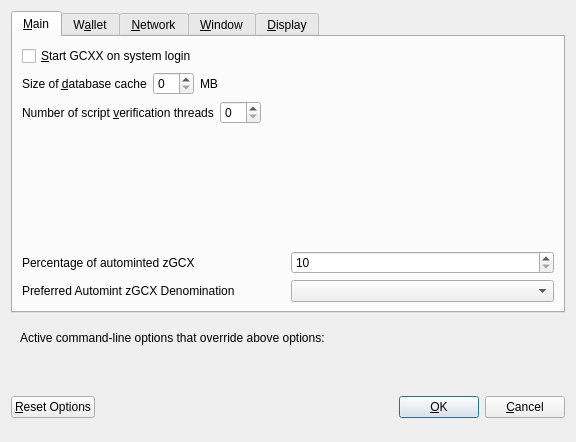
<?xml version="1.0" encoding="UTF-8"?>
<ui version="4.0">
 <class>OptionsDialog</class>
 <widget class="QDialog" name="OptionsDialog">
  <property name="geometry">
   <rect>
    <x>0</x>
    <y>0</y>
    <width>576</width>
    <height>442</height>
   </rect>
  </property>
  <property name="windowTitle">
   <string>Options</string>
  </property>
  <property name="modal">
   <bool>true</bool>
  </property>
  <layout class="QVBoxLayout" name="verticalLayout">
   <item>
    <widget class="QTabWidget" name="tabWidget">
     <property name="currentIndex">
      <number>0</number>
     </property>
     <widget class="QWidget" name="tabMain">
      <attribute name="title">
       <string>&amp;Main</string>
      </attribute>
      <layout class="QVBoxLayout" name="verticalLayout_Main">
       <item>
        <widget class="QCheckBox" name="bitcoinAtStartup">
         <property name="toolTip">
          <string>Automatically start GCXX after logging in to the system.</string>
         </property>
         <property name="text">
          <string>&amp;Start GCXX on system login</string>
         </property>
        </widget>
       </item>
       <item>
        <layout class="QHBoxLayout" name="horizontalLayout_2_Main">
         <item>
          <widget class="QLabel" name="databaseCacheLabel">
           <property name="text">
            <string>Size of &amp;database cache</string>
           </property>
           <property name="textFormat">
            <enum>Qt::PlainText</enum>
           </property>
           <property name="buddy">
            <cstring>databaseCache</cstring>
           </property>
          </widget>
         </item>
         <item>
          <widget class="QSpinBox" name="databaseCache"/>
         </item>
         <item>
          <widget class="QLabel" name="databaseCacheUnitLabel">
           <property name="text">
            <string>MB</string>
           </property>
           <property name="textFormat">
            <enum>Qt::PlainText</enum>
           </property>
          </widget>
         </item>
         <item>
          <spacer name="horizontalSpacer_2_Main">
           <property name="orientation">
            <enum>Qt::Horizontal</enum>
           </property>
           <property name="sizeHint" stdset="0">
            <size>
             <width>40</width>
             <height>20</height>
            </size>
           </property>
          </spacer>
         </item>
        </layout>
       </item>
       <item>
        <layout class="QHBoxLayout" name="horizontalLayout_3_Main">
         <item>
          <widget class="QLabel" name="threadsScriptVerifLabel">
           <property name="text">
            <string>Number of script &amp;verification threads</string>
           </property>
           <property name="textFormat">
            <enum>Qt::PlainText</enum>
           </property>
           <property name="buddy">
            <cstring>threadsScriptVerif</cstring>
           </property>
          </widget>
         </item>
         <item>
          <widget class="QSpinBox" name="threadsScriptVerif">
           <property name="toolTip">
            <string>(0 = auto, &lt;0 = leave that many cores free)</string>
           </property>
          </widget>
         </item>
         <item>
          <spacer name="horizontalSpacer_3_Main">
           <property name="orientation">
            <enum>Qt::Horizontal</enum>
           </property>
           <property name="sizeHint" stdset="0">
            <size>
             <width>40</width>
             <height>20</height>
            </size>
           </property>
          </spacer>
         </item>
        </layout>
       </item>
       <item>
        <spacer name="verticalSpacer_2">
         <property name="orientation">
          <enum>Qt::Vertical</enum>
         </property>
         <property name="sizeHint" stdset="0">
          <size>
           <width>20</width>
           <height>40</height>
          </size>
         </property>
        </spacer>
       </item>
       <item>
        <layout class="QHBoxLayout" name="horizontalLayout_3">
         <item>
          <widget class="QLabel" name="percentage_label">
           <property name="toolTip">
            <string>Percentage of incoming GCX which get automatically converted to zGCX via Zerocoin Protocol (min: 10%)</string>
           </property>
           <property name="text">
            <string>Percentage of autominted zGCX</string>
           </property>
          </widget>
         </item>
         <item>
          <widget class="QSpinBox" name="zeromintPercentage">
           <property name="minimum">
            <number>10</number>
           </property>
           <property name="maximum">
            <number>100</number>
           </property>
          </widget>
         </item>
        </layout>
       </item>
       <item>
        <layout class="QHBoxLayout" name="horizontalLayout" stretch="0,0">
         <property name="sizeConstraint">
          <enum>QLayout::SetFixedSize</enum>
         </property>
         <item>
          <widget class="QLabel" name="labelPreferredDenom">
           <property name="maximumSize">
            <size>
             <width>16777215</width>
             <height>16777215</height>
            </size>
           </property>
           <property name="toolTip">
            <string>Wait with automatic conversion to Zerocoin until enough GCX for this denomination is available</string>
           </property>
           <property name="text">
            <string>Preferred Automint zGCX Denomination</string>
           </property>
          </widget>
         </item>
         <item>
          <widget class="QComboBox" name="preferredDenom">
           <property name="maximumSize">
            <size>
             <width>16777215</width>
             <height>27</height>
            </size>
           </property>
           <property name="toolTip">
            <string>Wait with automatic conversion to Zerocoin until enough GCX for this denomination is available</string>
           </property>
           <property name="maxVisibleItems">
            <number>9</number>
           </property>
           <property name="maxCount">
            <number>9</number>
           </property>
          </widget>
         </item>
        </layout>
       </item>
      </layout>
     </widget>
     <widget class="QWidget" name="tabWallet">
      <attribute name="title">
       <string>W&amp;allet</string>
      </attribute>
      <layout class="QVBoxLayout" name="verticalLayout_Wallet">
       <item>
        <widget class="QGroupBox" name="groupBox">
         <property name="title">
          <string>Expert</string>
         </property>
         <layout class="QVBoxLayout" name="verticalLayout_2">
          <item>
           <widget class="QCheckBox" name="coinControlFeatures">
            <property name="toolTip">
             <string>Whether to show coin control features or not.</string>
            </property>
            <property name="text">
             <string>Enable coin &amp;control features</string>
            </property>
           </widget>
          </item>
          <item>
           <widget class="QCheckBox" name="showMasternodesTab">
            <property name="toolTip">
             <string>Show additional tab listing all your masternodes in first sub-tab&lt;br/&gt;and all masternodes on the network in second sub-tab.</string>
            </property>
            <property name="text">
             <string>Show Masternodes Tab</string>
            </property>
           </widget>
          </item>
          <item>
           <widget class="QCheckBox" name="spendZeroConfChange">
            <property name="toolTip">
             <string>If you disable the spending of unconfirmed change, the change from a transaction&lt;br/&gt;cannot be used until that transaction has at least one confirmation.&lt;br/&gt;This also affects how your balance is computed.</string>
            </property>
            <property name="text">
             <string>&amp;Spend unconfirmed change</string>
            </property>
           </widget>
          </item>
         </layout>
        </widget>
       </item>
       <item>
        <spacer name="verticalSpacer_Wallet">
         <property name="orientation">
          <enum>Qt::Vertical</enum>
         </property>
         <property name="sizeHint" stdset="0">
          <size>
           <width>20</width>
           <height>40</height>
          </size>
         </property>
        </spacer>
       </item>
      </layout>
     </widget>
     <widget class="QWidget" name="tabNetwork">
      <attribute name="title">
       <string>&amp;Network</string>
      </attribute>
      <layout class="QVBoxLayout" name="verticalLayout_Network">
       <item>
        <widget class="QCheckBox" name="mapPortUpnp">
         <property name="toolTip">
          <string>Automatically open the GCXX client port on the router. This only works when your router supports UPnP and it is enabled.</string>
         </property>
         <property name="text">
          <string>Map port using &amp;UPnP</string>
         </property>
        </widget>
       </item>
       <item>
        <widget class="QCheckBox" name="allowIncoming">
         <property name="toolTip">
          <string>Accept connections from outside</string>
         </property>
         <property name="text">
          <string>Allow incoming connections</string>
         </property>
        </widget>
       </item>
       <item>
        <widget class="QCheckBox" name="connectSocks">
         <property name="toolTip">
          <string>Connect to the GCXX network through a SOCKS5 proxy.</string>
         </property>
         <property name="text">
          <string>&amp;Connect through SOCKS5 proxy (default proxy):</string>
         </property>
        </widget>
       </item>
       <item>
        <layout class="QHBoxLayout" name="horizontalLayout_1_Network">
         <item>
          <widget class="QLabel" name="proxyIpLabel">
           <property name="text">
            <string>Proxy &amp;IP:</string>
           </property>
           <property name="textFormat">
            <enum>Qt::PlainText</enum>
           </property>
           <property name="buddy">
            <cstring>proxyIp</cstring>
           </property>
          </widget>
         </item>
         <item>
          <widget class="QValidatedLineEdit" name="proxyIp">
           <property name="minimumSize">
            <size>
             <width>140</width>
             <height>0</height>
            </size>
           </property>
           <property name="maximumSize">
            <size>
             <width>140</width>
             <height>16777215</height>
            </size>
           </property>
           <property name="toolTip">
            <string>IP address of the proxy (e.g. IPv4: 127.0.0.1 / IPv6: ::1)</string>
           </property>
          </widget>
         </item>
         <item>
          <widget class="QLabel" name="proxyPortLabel">
           <property name="text">
            <string>&amp;Port:</string>
           </property>
           <property name="textFormat">
            <enum>Qt::PlainText</enum>
           </property>
           <property name="buddy">
            <cstring>proxyPort</cstring>
           </property>
          </widget>
         </item>
         <item>
          <widget class="QLineEdit" name="proxyPort">
           <property name="minimumSize">
            <size>
             <width>55</width>
             <height>0</height>
            </size>
           </property>
           <property name="maximumSize">
            <size>
             <width>55</width>
             <height>16777215</height>
            </size>
           </property>
           <property name="toolTip">
            <string>Port of the proxy (e.g. 9050)</string>
           </property>
          </widget>
         </item>
         <item>
          <spacer name="horizontalSpacer_1_Network">
           <property name="orientation">
            <enum>Qt::Horizontal</enum>
           </property>
           <property name="sizeHint" stdset="0">
            <size>
             <width>40</width>
             <height>20</height>
            </size>
           </property>
          </spacer>
         </item>
        </layout>
       </item>
       <item>
        <spacer name="verticalSpacer_Network">
         <property name="orientation">
          <enum>Qt::Vertical</enum>
         </property>
         <property name="sizeHint" stdset="0">
          <size>
           <width>20</width>
           <height>40</height>
          </size>
         </property>
        </spacer>
       </item>
      </layout>
     </widget>
     <widget class="QWidget" name="tabWindow">
      <attribute name="title">
       <string>&amp;Window</string>
      </attribute>
      <layout class="QVBoxLayout" name="verticalLayout_Window">
       <item>
        <widget class="QCheckBox" name="minimizeToTray">
         <property name="toolTip">
          <string>Show only a tray icon after minimizing the window.</string>
         </property>
         <property name="text">
          <string>&amp;Minimize to the tray instead of the taskbar</string>
         </property>
        </widget>
       </item>
       <item>
        <widget class="QCheckBox" name="minimizeOnClose">
         <property name="toolTip">
          <string>Minimize instead of exit the application when the window is closed. When this option is enabled, the application will be closed only after selecting Quit in the menu.</string>
         </property>
         <property name="text">
          <string>M&amp;inimize on close</string>
         </property>
        </widget>
       </item>
       <item>
        <spacer name="verticalSpacer_Window">
         <property name="orientation">
          <enum>Qt::Vertical</enum>
         </property>
         <property name="sizeHint" stdset="0">
          <size>
           <width>20</width>
           <height>40</height>
          </size>
         </property>
        </spacer>
       </item>
      </layout>
     </widget>
     <widget class="QWidget" name="tabDisplay">
      <attribute name="title">
       <string>&amp;Display</string>
      </attribute>
      <layout class="QVBoxLayout" name="verticalLayout_Display">
       <item>
        <layout class="QHBoxLayout" name="horizontalLayout_1_Display">
         <item>
          <widget class="QLabel" name="langLabel">
           <property name="text">
            <string>User Interface &amp;language:</string>
           </property>
           <property name="textFormat">
            <enum>Qt::PlainText</enum>
           </property>
           <property name="buddy">
            <cstring>lang</cstring>
           </property>
          </widget>
         </item>
         <item>
          <widget class="QValueComboBox" name="lang">
           <property name="toolTip">
            <string>The user interface language can be set here. This setting will take effect after restarting GCXX.</string>
           </property>
          </widget>
         </item>
        </layout>
       </item>
       <item>
        <widget class="QLabel" name="label_3">
         <property name="toolTip">
          <string notr="true"/>
         </property>
         <property name="statusTip">
          <string notr="true"/>
         </property>
         <property name="whatsThis">
          <string notr="true"/>
         </property>
         <property name="accessibleName">
          <string notr="true"/>
         </property>
         <property name="text">
          <string>Language missing or translation incomplete? Help contributing translations here:
https://www.transifex.com/gcx-project/gcx-project-translations</string>
         </property>
         <property name="wordWrap">
          <bool>true</bool>
         </property>
         <property name="openExternalLinks">
          <bool>true</bool>
         </property>
         <property name="textInteractionFlags">
          <set>Qt::TextBrowserInteraction</set>
         </property>
        </widget>
       </item>
       <item>
        <layout class="QHBoxLayout" name="horizontalLayout_4_Display" stretch="0,0">
         <item>
          <widget class="QLabel" name="themeLabel">
           <property name="text">
            <string>User Interface Theme:</string>
           </property>
          </widget>
         </item>
         <item>
          <widget class="QValueComboBox" name="theme"/>
         </item>
        </layout>
       </item>
       <item>
        <widget class="Line" name="line">
         <property name="orientation">
          <enum>Qt::Horizontal</enum>
         </property>
        </widget>
       </item>
       <item>
        <layout class="QHBoxLayout" name="horizontalLayout_2_Display">
         <item>
          <widget class="QLabel" name="unitLabel">
           <property name="text">
            <string>&amp;Unit to show amounts in:</string>
           </property>
           <property name="textFormat">
            <enum>Qt::PlainText</enum>
           </property>
           <property name="buddy">
            <cstring>unit</cstring>
           </property>
          </widget>
         </item>
         <item>
          <widget class="QValueComboBox" name="unit">
           <property name="toolTip">
            <string>Choose the default subdivision unit to show in the interface and when sending coins.</string>
           </property>
          </widget>
         </item>
        </layout>
       </item>
       <item>
        <layout class="QHBoxLayout" name="horizontalLayout_5_Display">
         <item>
          <widget class="QLabel" name="digitsLabel">
           <property name="text">
            <string>Decimal digits</string>
           </property>
          </widget>
         </item>
         <item>
          <widget class="QValueComboBox" name="digits"/>
         </item>
        </layout>
       </item>
       <item>
        <layout class="QHBoxLayout" name="horizontalLayout_3_Display">
         <item>
          <widget class="QLabel" name="thirdPartyTxUrlsLabel">
           <property name="toolTip">
            <string>Third party URLs (e.g. a block explorer) that appear in the transactions tab as context menu items. %s in the URL is replaced by transaction hash. Multiple URLs are separated by vertical bar |.</string>
           </property>
           <property name="text">
            <string>Third party transaction URLs</string>
           </property>
           <property name="buddy">
            <cstring>thirdPartyTxUrls</cstring>
           </property>
          </widget>
         </item>
         <item>
          <widget class="QLineEdit" name="thirdPartyTxUrls">
           <property name="toolTip">
            <string>Third party URLs (e.g. a block explorer) that appear in the transactions tab as context menu items. %s in the URL is replaced by transaction hash. Multiple URLs are separated by vertical bar |.</string>
           </property>
          </widget>
         </item>
        </layout>
       </item>
       <item>
        <spacer name="verticalSpacer">
         <property name="orientation">
          <enum>Qt::Vertical</enum>
         </property>
         <property name="sizeHint" stdset="0">
          <size>
           <width>20</width>
           <height>40</height>
          </size>
         </property>
        </spacer>
       </item>
      </layout>
     </widget>
    </widget>
   </item>
   <item>
    <widget class="QFrame" name="frame">
     <layout class="QVBoxLayout" name="verticalLayout_Bottom">
      <item>
       <layout class="QHBoxLayout" name="horizontalLayout_Bottom">
        <item>
         <widget class="QLabel" name="overriddenByCommandLineInfoLabel">
          <property name="text">
           <string>Active command-line options that override above options:</string>
          </property>
          <property name="textFormat">
           <enum>Qt::PlainText</enum>
          </property>
         </widget>
        </item>
        <item>
         <spacer name="horizontalSpacer_Bottom">
          <property name="orientation">
           <enum>Qt::Horizontal</enum>
          </property>
          <property name="sizeHint" stdset="0">
           <size>
            <width>40</width>
            <height>20</height>
           </size>
          </property>
         </spacer>
        </item>
       </layout>
      </item>
      <item>
       <widget class="QLabel" name="overriddenByCommandLineLabel">
        <property name="text">
         <string/>
        </property>
        <property name="textFormat">
         <enum>Qt::PlainText</enum>
        </property>
        <property name="wordWrap">
         <bool>true</bool>
        </property>
       </widget>
      </item>
     </layout>
    </widget>
   </item>
   <item>
    <layout class="QHBoxLayout" name="horizontalLayout_Buttons">
     <item>
      <widget class="QPushButton" name="resetButton">
       <property name="toolTip">
        <string>Reset all client options to default.</string>
       </property>
       <property name="text">
        <string>&amp;Reset Options</string>
       </property>
       <property name="autoDefault">
        <bool>false</bool>
       </property>
      </widget>
     </item>
     <item>
      <spacer name="horizontalSpacer_1">
       <property name="orientation">
        <enum>Qt::Horizontal</enum>
       </property>
       <property name="sizeHint" stdset="0">
        <size>
         <width>40</width>
         <height>48</height>
        </size>
       </property>
      </spacer>
     </item>
     <item>
      <widget class="QLabel" name="statusLabel">
       <property name="minimumSize">
        <size>
         <width>200</width>
         <height>0</height>
        </size>
       </property>
       <property name="font">
        <font>
         <weight>75</weight>
         <bold>true</bold>
        </font>
       </property>
       <property name="text">
        <string/>
       </property>
       <property name="textFormat">
        <enum>Qt::PlainText</enum>
       </property>
       <property name="wordWrap">
        <bool>true</bool>
       </property>
      </widget>
     </item>
     <item>
      <spacer name="horizontalSpacer_2">
       <property name="orientation">
        <enum>Qt::Horizontal</enum>
       </property>
       <property name="sizeHint" stdset="0">
        <size>
         <width>40</width>
         <height>48</height>
        </size>
       </property>
      </spacer>
     </item>
     <item>
      <widget class="QPushButton" name="okButton">
       <property name="text">
        <string>&amp;OK</string>
       </property>
       <property name="autoDefault">
        <bool>false</bool>
       </property>
       <property name="default">
        <bool>true</bool>
       </property>
      </widget>
     </item>
     <item>
      <widget class="QPushButton" name="cancelButton">
       <property name="text">
        <string>&amp;Cancel</string>
       </property>
       <property name="autoDefault">
        <bool>false</bool>
       </property>
      </widget>
     </item>
    </layout>
   </item>
  </layout>
 </widget>
 <customwidgets>
  <customwidget>
   <class>QValidatedLineEdit</class>
   <extends>QLineEdit</extends>
   <header>qvalidatedlineedit.h</header>
  </customwidget>
  <customwidget>
   <class>QValueComboBox</class>
   <extends>QComboBox</extends>
   <header>qvaluecombobox.h</header>
  </customwidget>
 </customwidgets>
 <resources/>
 <connections/>
</ui>
